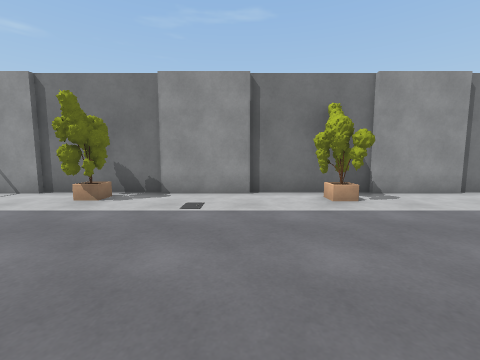
View 1 (above)

18 first-person views from a walk through a Unity game level. The camera is 1.2 m above the floor, tilts 6° down and sees 90° across. The floor is counted in squares, 1 m on a side. Each view is taken from the middle of a square. On the plan, view 1 faces up. The plan holds only what a view shows up to about 12 squares ahead; the rest is blank. Some surface patterns are stand-ins.

View 2
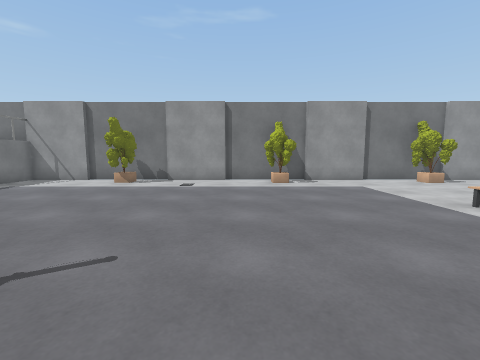

View 3
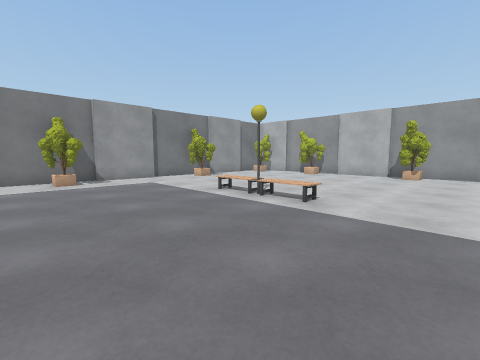

View 4
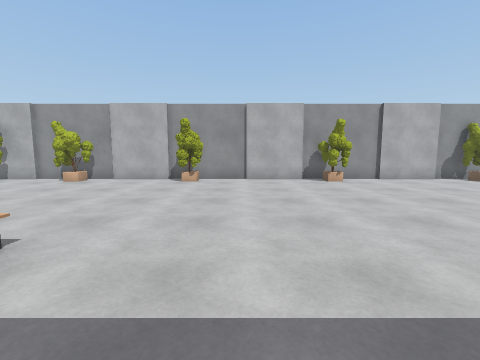

View 5
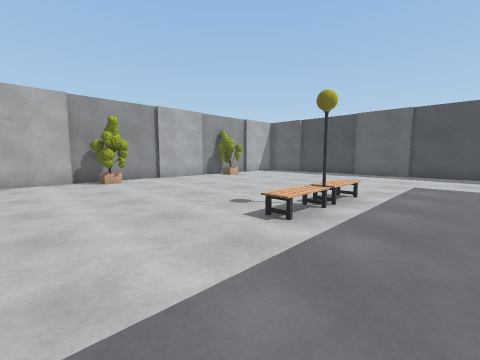

View 6
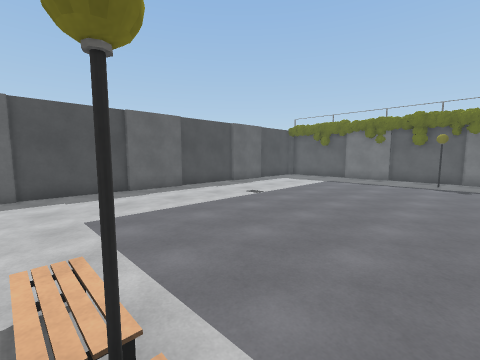

View 7
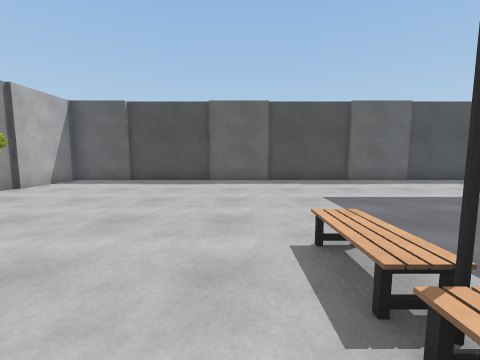

View 8
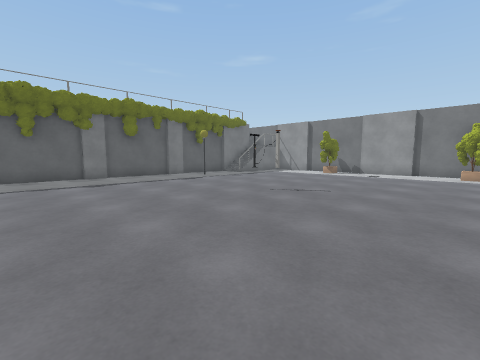

View 9
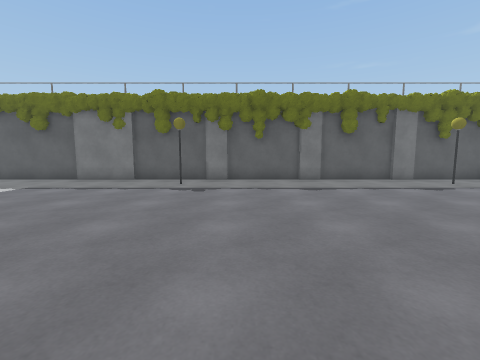

View 10
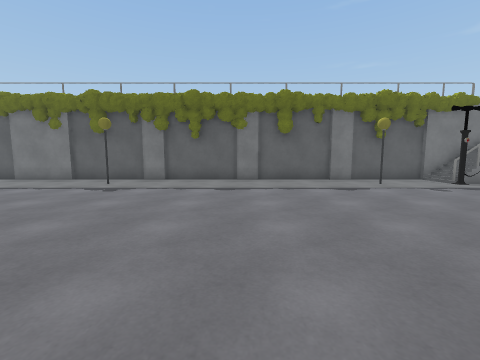

View 11
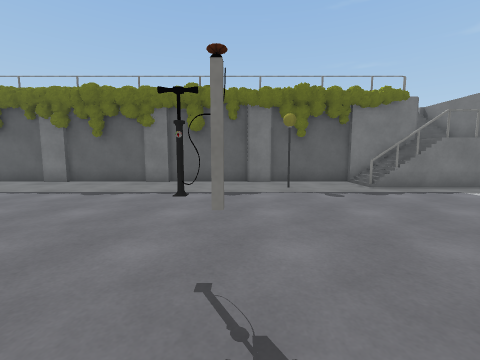

View 12
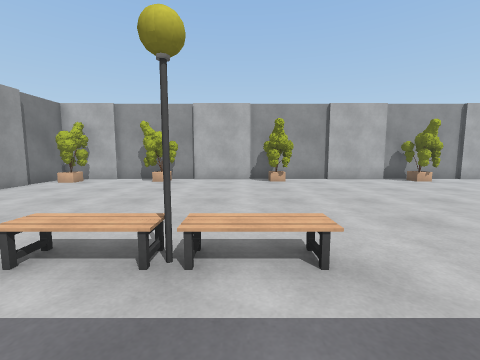

View 13
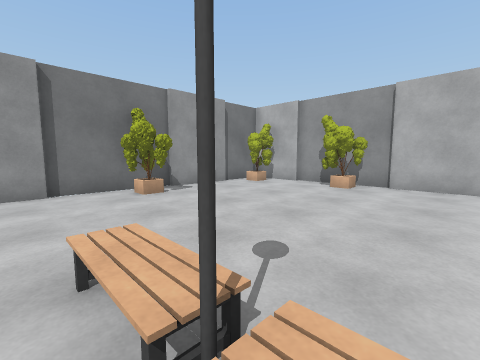

View 14
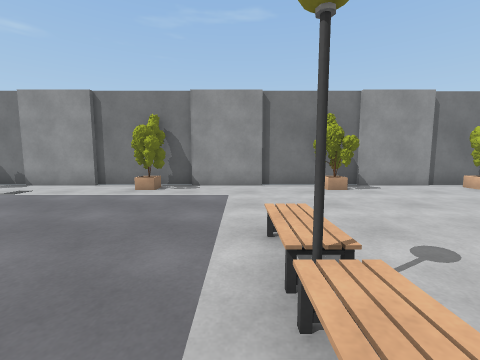

View 15
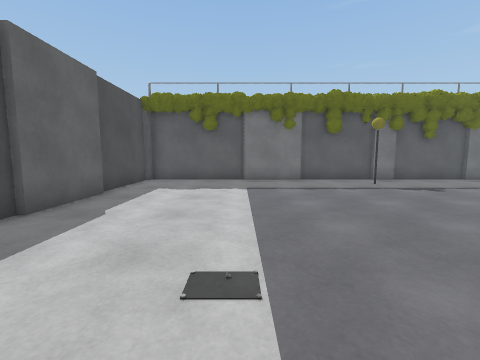

View 16
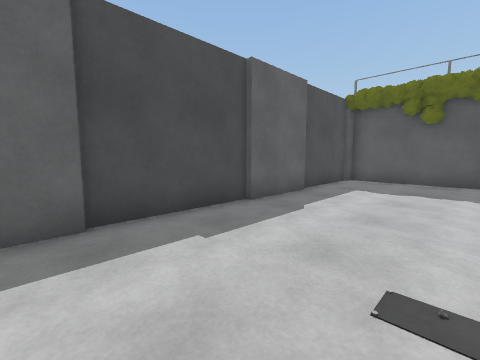

View 17
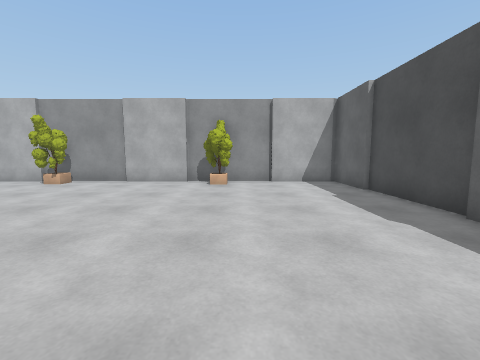

View 18
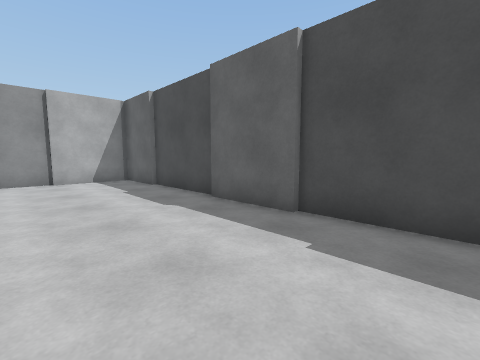

### Floor plan
Key: @ floor where view 1 was taken; # wall or solid block; . floor; / step, stairs or slope; = window, fence, low wall or low ledge; v drop or lower ground; O other object.
Columns run from 12 left of view 1 to 16 right of it. Each row starts with its distance up from view 1.
  8 =############################
  7 // #...OO.....OO.....OO....O#
  6  # v....O......O.....OO...OO#
  5  =/v........................#
  4  =/=........................#
  3  #/#......................OO#
  2  #.........................O#
  1  #.................O........#
  0  #.#........@......#........#
 -1  =.................O........#
 -2  #........O........O.......O#
 -3  #.......O................OO#
 -4  #..........................#
 -5  #..........................#
 -6  =..........................#
 -7  #..........................#
 -8  #..........................#
 -9  #........................OO#
-10  =................./.......O#
-11  #.#...............#........#
-12  #.................O........#
-13  #.................O........#
-14  #..........................#
-15  =..........................#
-16  =........................OO#
-17  #.........................O#
-18  #..........................#
-19  #..........................#
-20  #..........................#
-21  #....###....##....###....###
-22  ###### ############ ######

Positions as (right, up) in squares from view 1, and headings:
1: (0, 0), facing up
2: (1, -4), facing up
3: (1, -5), facing up-right
4: (4, -5), facing right
5: (4, -6), facing down-right
6: (7, -10), facing down-left
7: (8, -10), facing down
8: (3, -9), facing up-left
9: (1, -9), facing left
10: (1, -6), facing left
11: (0, -2), facing left
12: (4, -1), facing right
13: (6, -1), facing up-right
14: (6, -2), facing up
15: (1, -17), facing left
16: (1, -17), facing down-left
17: (5, -17), facing right
18: (4, -17), facing down-right
